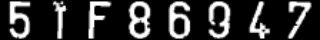
#> input picture debug_all_chars.jpg, 320 x 40 px
$ python -i ocr_easy.py   (imports and definitions only)
#> lines starting #> are read from the running program, lines starting #| are printed output that depends on the picture
#> further down, picture is the input picture: shape (40, 320, 3); min 0, max 255, mean 53.4
import easyocr
import numpy as np
import cv2

# Global variable to cache the reader
_READER = None

# [6 lines left out: function get_reader, not called in this run]

def enhance_image(image: np.ndarray) -> np.ndarray:
    """
    Preprocesses the image for OCR by Upscaling and Padding.
    This helps separates details like the gap in '5' vs '6'.
    """
    # 1. Ensure image is BGR (3 channels) for consistent processing
    if len(image.shape) == 2:
        image = cv2.cvtColor(image, cv2.COLOR_GRAY2BGR)
    elif image.shape[2] == 1:
        image = cv2.cvtColor(image, cv2.COLOR_GRAY2BGR)

    h, w = image.shape[:2]
#> h = 40; w = 320

    # 2. Upscale Resolution (Super-Resolution Lite)
    # If the plate is small, we double its size using Bicubic interpolation.
    # This turns a 1-pixel blurry gap into a clear 2-3 pixel gap.
    if h < 300:
        scale = 2.0
        image = cv2.resize(image, None, fx=scale, fy=scale, interpolation=cv2.INTER_CUBIC)
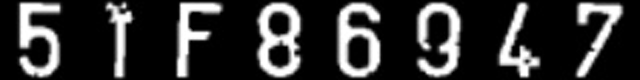
#> image: shape (80, 640, 3); min 0, max 255, mean 53.4

    # 3. Sharpening
    # A mild sharpening kernel makes edges crisper without adding too much noise.
    kernel = np.array([[0, -1, 0],
                       [-1, 5,-1],
                       [0, -1, 0]])
    image = cv2.filter2D(image, -1, kernel)
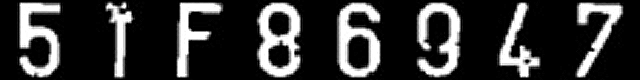
#> image: shape (80, 640, 3); min 0, max 255, mean 53.5

    # 4. Add Padding (White Border)
    # OCR models struggle at image edges. Adding space helps context.
    pad = 20
    image = cv2.copyMakeBorder(
        image,
        pad, pad, pad, pad,
        cv2.BORDER_CONSTANT,
        value=(255, 255, 255) # White background
    )
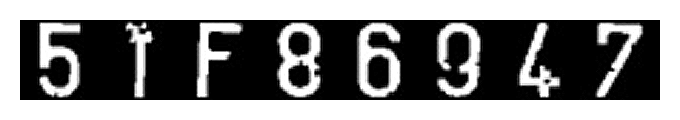
#> image: shape (120, 680, 3); min 0, max 255, mean 128.6

    return image

# [80 lines left out: function ocr_plate_easyocr, not called in this run]

>>> import cv2
>>> picture = cv2.imread('../debug_all_chars.jpg')
>>> result = enhance_image(picture)
